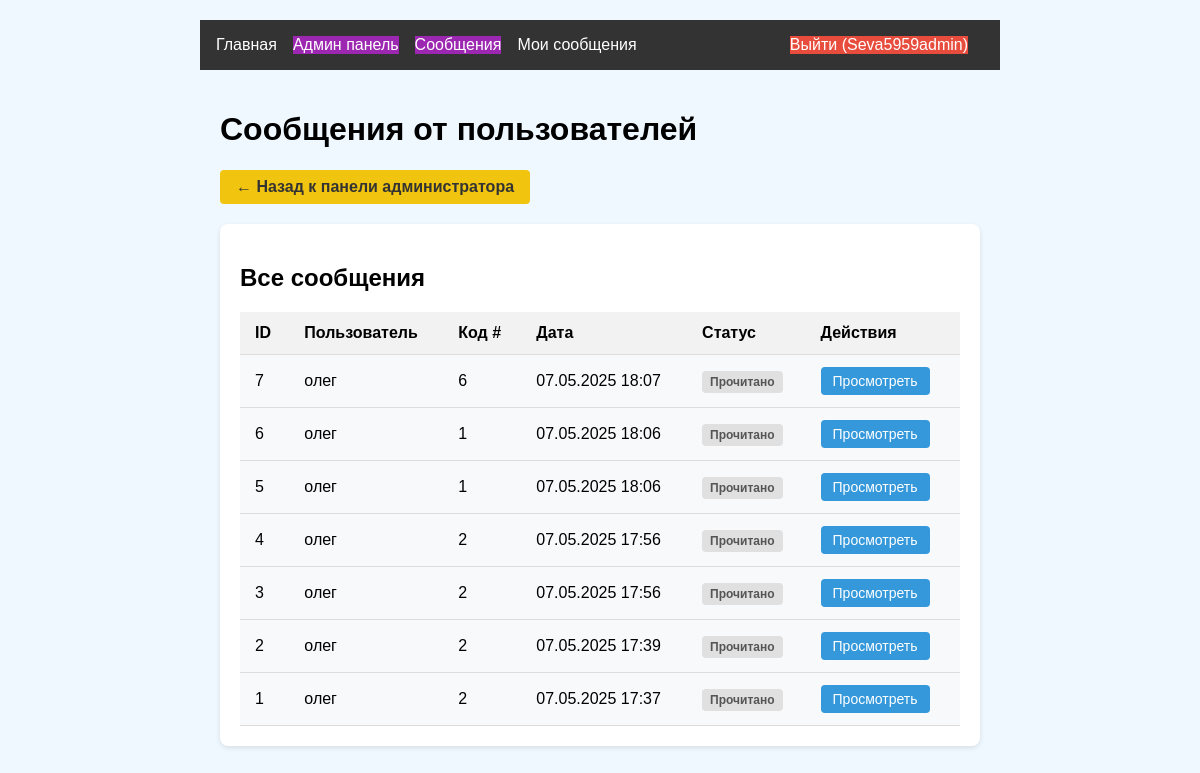
The page /admin/messages (signed in) on the database as committed earlier.
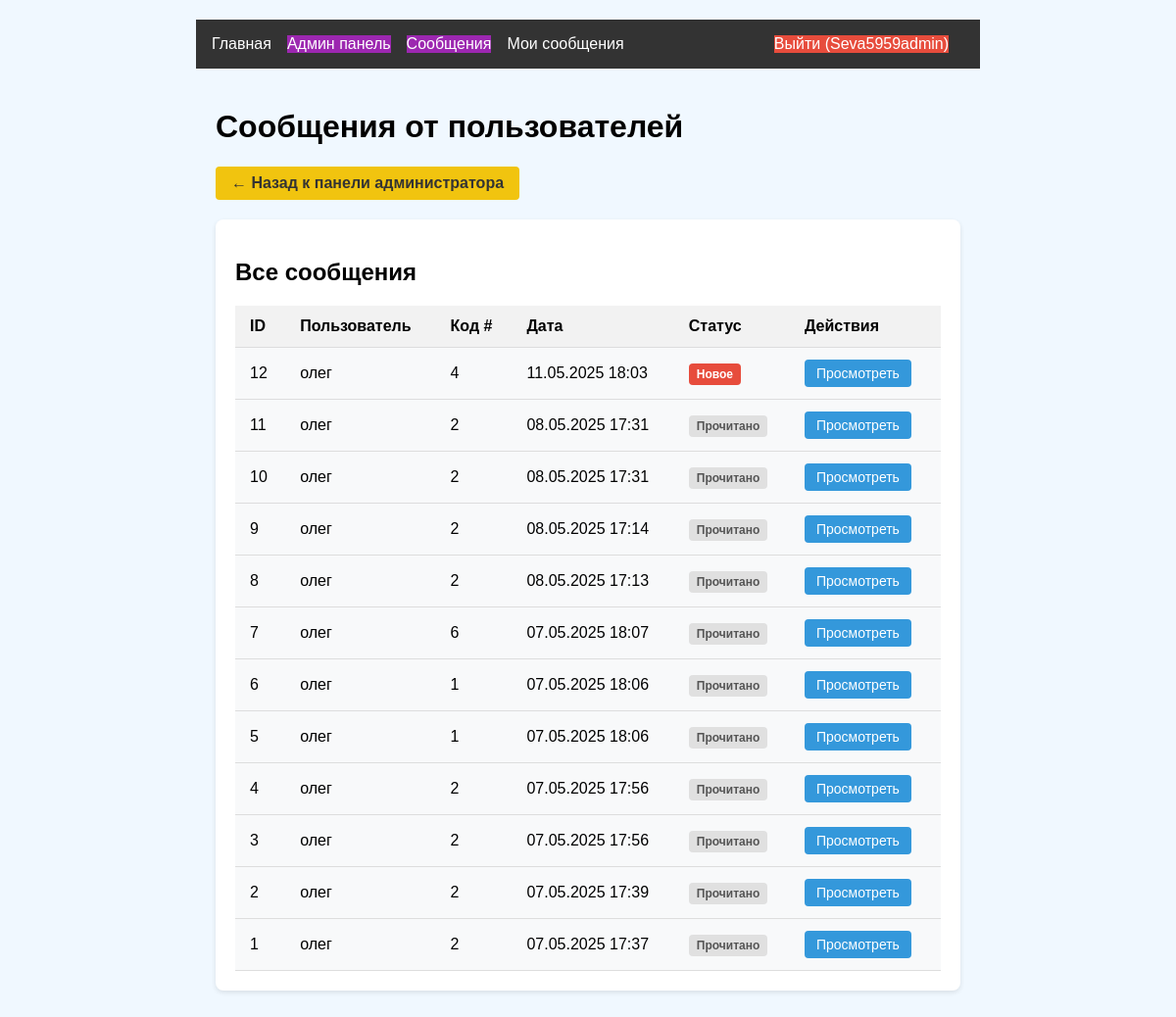
The same page on the database as committed later.
### models.py (models this page shows, shortened)
class AdminMessage(db.Model):
    id = db.Column(db.Integer, primary_key=True)
    user_id = db.Column(db.Integer, db.ForeignKey('user.id'))
    admin_id = db.Column(db.Integer, db.ForeignKey('user.id'))  # ➕ Добавлено
    message = db.Column(db.Text)
    code_id = db.Column(db.Integer, db.ForeignKey('code_status.id'))
    created_at = db.Column(db.DateTime)
    read = db.Column(db.Boolean, default=False)
    user = db.relationship('User', foreign_keys=[user_id], backref=db.backref('admin_messages', lazy=True))
    admin = db.relationship('User', foreign_keys=[admin_id])  # ➕ Добавлено
    code = db.relationship('CodeStatus', backref=db.backref('messages', lazy=True))
    read_by_user = db.Column(db.Boolean, default=False)
    read_by_admin = db.Column(db.Boolean, default=False)

class User(UserMixin, db.Model):
    id = db.Column(db.Integer, primary_key=True)
    username = db.Column(db.String(64), unique=True)
    password_hash = db.Column(db.String(128))
    is_admin = db.Column(db.Boolean, default=False)

class CodeStatus(db.Model):
    id = db.Column(db.Integer, primary_key=True)
    number = db.Column(db.Integer, unique=True)
    solved = db.Column(db.Boolean, default=False)

### app.py (the view)
@app.route('/admin/messages')
@login_required
def admin_messages():
    if not current_user.is_admin:
        abort(403)
    messages = AdminMessage.query.order_by(AdminMessage.created_at.desc()).all()
    return render_template('admin/messages.html', messages=messages)

### app.py (called while the page is built)
@login_manager.user_loader
def load_user(user_id):
    return User.query.get(int(user_id))

### templates/admin/messages.html (shortened to what this page needs)
{% extends "base.html" %}
{% block content %}
<div class="container admin-dashboard">
    <h1>Сообщения от пользователей</h1>
    <a href="{{ url_for('admin_dashboard') }}" class="back-btn">← Назад к панели администратора</a>
    <div class="admin-section">
        <h2>Все сообщения</h2>
        {% if messages %}
        <table class="admin-table">
            <thead>
                <tr>
                    <th>ID</th>
                    <th>Пользователь</th>
                    <th>Код #</th>
                    <th>Дата</th>
                    <th>Статус</th>
                    <th>Действия</th>
                </tr>
            </thead>
            <tbody>
                {% for message in messages %}
                <tr class="{{ 'unread' if not message.read }}">
                    <td>{{ message.id }}</td>
                    <td>{{ message.user.username }}</td>
                    <td>{{ message.code.number }}</td>
                    <td>{{ message.created_at.strftime('%d.%m.%Y %H:%M') }}</td>
                    <td>
                        {% if message.read_by_admin %}
                        <span class="status read">Прочитано</span>
                        {% else %}
                        <span class="status unread">Новое</span>
                        {% endif %}
                    </td>
                    <td>
                        <a href="{{ url_for('view_message', message_id=message.id) }}" class="admin-btn">Просмотреть</a>
                    </td>
                </tr>
                {% endfor %}
            </tbody>
        </table>
        {% else %}
        <p class="no-data">Нет сообщений от пользователей</p>
        {% endif %}
    </div>
</div>
{% endblock %}

Rows that differ between the two databases and show on the page:
added AdminMessage: id "12", user.username "олег", code.number "4", created_at "11.05.2025 18:03", read_by_admin "Новое"
added AdminMessage: id "11", user.username "олег", code.number "2", created_at "08.05.2025 17:31", read_by_admin "Прочитано"
added AdminMessage: id "10", user.username "олег", code.number "2", created_at "08.05.2025 17:31", read_by_admin "Прочитано"
added AdminMessage: id "9", user.username "олег", code.number "2", created_at "08.05.2025 17:14", read_by_admin "Прочитано"
added AdminMessage: id "8", user.username "олег", code.number "2", created_at "08.05.2025 17:13", read_by_admin "Прочитано"
